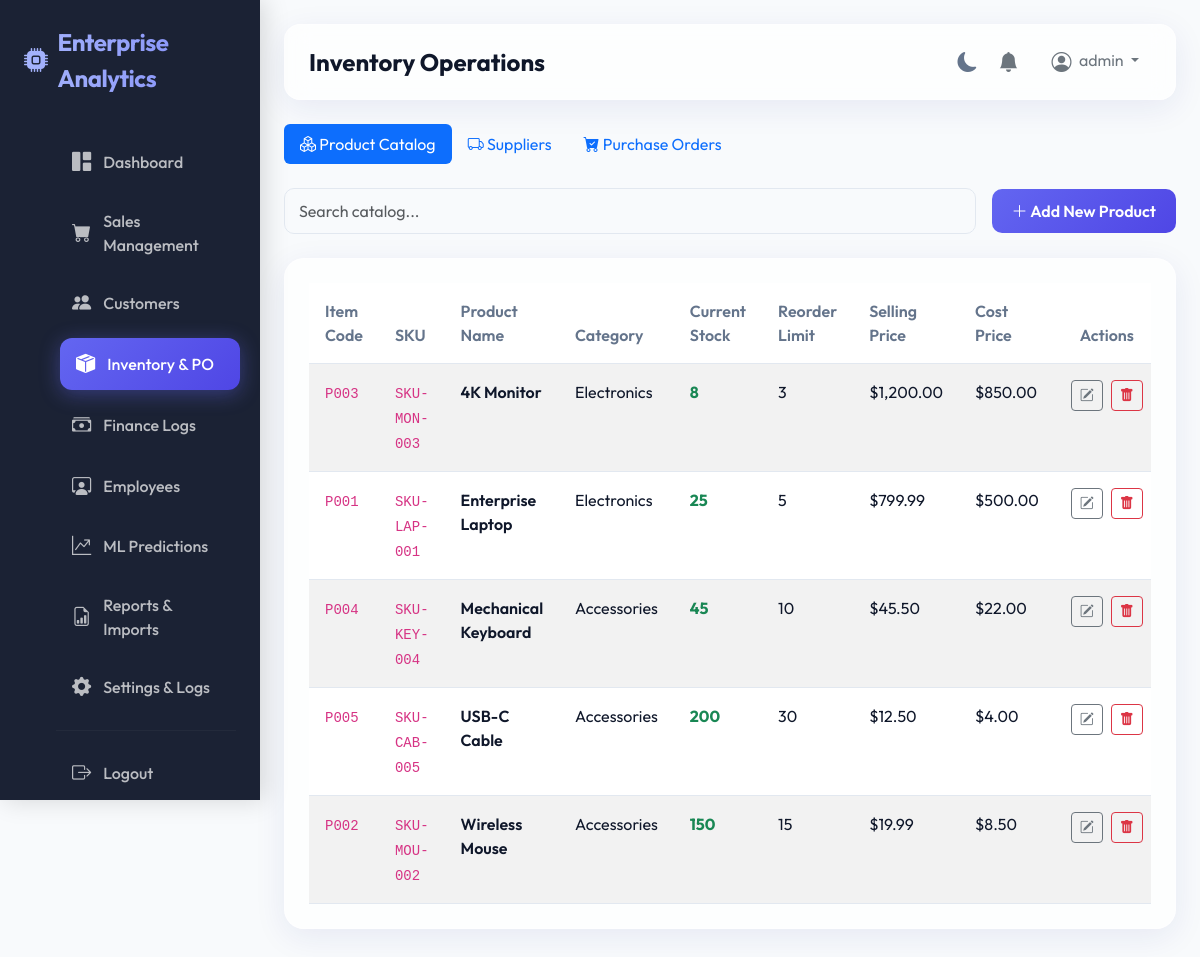
The page /inventory/ (signed in) on the database its author committed.
### models/user.py (models this page shows, shortened)
class User(db.Model, UserMixin):
    __tablename__ = 'users'
    id = db.Column(db.Integer, primary_key=True)
    username = db.Column(db.String(50), unique=True, nullable=False)
    password_hash = db.Column(db.String(255), nullable=False)
    role = db.Column(db.String(20), nullable=False, default='employee')  # admin, manager, employee
    created_at = db.Column(db.DateTime, default=datetime.utcnow)
    employee = db.relationship('Employee', back_populates='user', uselist=False)
    activity_logs = db.relationship('ActivityLog', back_populates='user')

### models/inventory.py (models this page shows, shortened)
class Product(db.Model):
    __tablename__ = 'products'
    id = db.Column(db.Integer, primary_key=True)
    product_code = db.Column(db.String(20), unique=True, nullable=False)
    sku = db.Column(db.String(50), unique=True, nullable=False)
    name = db.Column(db.String(100), nullable=False)
    category = db.Column(db.String(50), nullable=False)
    stock_level = db.Column(db.Integer, nullable=False, default=0)
    reorder_point = db.Column(db.Integer, nullable=False, default=10)
    unit_price = db.Column(db.Float, nullable=False, default=0.0)
    cost_price = db.Column(db.Float, nullable=False, default=0.0)
    supplier_id = db.Column(db.Integer, db.ForeignKey('suppliers.id'), nullable=True)
    supplier = db.relationship('Supplier', back_populates='products')
    sales_items = db.relationship('SalesItem', back_populates='product')
    purchase_items = db.relationship('PurchaseItem', back_populates='product')

### blueprints/inventory.py (the view)
@inventory_bp.route('/')
@login_required
def index():
    products = Product.query.order_by(Product.name).all()
    suppliers = Supplier.query.order_by(Supplier.name).all()
    purchase_orders = PurchaseOrder.query.order_by(PurchaseOrder.order_date.desc()).all()
    return render_template(
        'inventory.html',
        products=products,
        suppliers=suppliers,
        purchase_orders=purchase_orders
    )

### templates/inventory.html (shortened to what this page needs)
{% extends "base.html" %}
{% block page_title %}Inventory Operations{% endblock %}
{% block content %}
<div class="container-fluid px-0 animate-fade-in">
    <ul class="nav nav-pills mb-4" id="pills-tab" role="tablist">
        <li class="nav-item" role="presentation">
            <button class="nav-link active" id="products-tab" data-bs-toggle="pill" data-bs-target="#pills-products" type="button" role="tab">
                <i class="bi bi-boxes"></i> Product Catalog
            </button>
        </li>
        <li class="nav-item" role="presentation">
            <button class="nav-link" id="suppliers-tab" data-bs-toggle="pill" data-bs-target="#pills-suppliers" type="button" role="tab">
                <i class="bi bi-truck"></i> Suppliers
            </button>
        </li>
        <li class="nav-item" role="presentation">
            <button class="nav-link" id="purchase-tab" data-bs-toggle="pill" data-bs-target="#pills-purchase" type="button" role="tab">
                <i class="bi bi-cart-check-fill"></i> Purchase Orders
            </button>
        </li>
    </ul>
    <div class="tab-content" id="pills-tabContent">
        <div class="tab-pane fade show active" id="pills-products" role="tabpanel">
            <div class="d-flex justify-content-between align-items-center mb-4">
                <div class="search-wrapper flex-grow-1 max-width-400 me-3">
                    <input type="text" id="productSearchInput" class="form-control" placeholder="Search catalog..." onkeyup="searchTable('productSearchInput', 'productsTable')">
                </div>
                <button type="button" class="btn btn-primary-gradient" data-bs-toggle="modal" data-bs-target="#addProductModal">
                    <i class="bi bi-plus-lg"></i> Add New Product
                </button>
            </div>
            <div class="analytics-panel">
                <div class="table-responsive">
                    <table class="table table-hover table-striped mb-0 custom-table" id="productsTable">
                        <thead>
                            <tr>
                                <th>Item Code</th>
                                <th>SKU</th>
                                <th>Product Name</th>
                                <th>Category</th>
                                <th>Current Stock</th>
                                <th>Reorder Limit</th>
                                <th>Selling Price</th>
                                <th>Cost Price</th>
                                <th class="text-center" style="width: 150px;">Actions</th>
                            </tr>
                        </thead>
                        <tbody>
                            {% if products %}
                                {% for p in products %}
                                    <tr class="{% if p.stock_level <= p.reorder_point %}table-danger-subtle{% endif %}">
                                        <td><code>{{ p.product_code }}</code></td>
                                        <td><code>{{ p.sku }}</code></td>
                                        <td class="fw-semibold">{{ p.name }}</td>
                                        <td>{{ p.category }}</td>
                                        <td class="fw-bold {% if p.stock_level <= p.reorder_point %}text-danger{% else %}text-success{% endif %}">
                                            {{ p.stock_level }}
                                        </td>
                                        <td>{{ p.reorder_point }}</td>
                                        <td>${{ "{:,.2f}".format(p.unit_price) }}</td>
                                        <td>${{ "{:,.2f}".format(p.cost_price) }}</td>
                                        <td class="text-center">
                                            <div class="d-flex gap-2 justify-content-center">
                                                <button class="btn btn-sm btn-outline-secondary" data-bs-toggle="modal" data-bs-target="#editProductModal{{ p.id }}">
                                                    <i class="bi bi-pencil-square"></i>
                                                </button>
                                                <form action="{{ url_for('inventory.delete_product', id=p.id) }}" method="POST" onsubmit="return confirm('Delete product {{ p.name }}?');">
                                                    <button type="submit" class="btn btn-sm btn-outline-danger">
                                                        <i class="bi bi-trash-fill"></i>
                                                    </button>
                                                </form>
                                            </div>
                                        </td>
                                    </tr>
                                {% endfor %}
                            {% else %}
                                <tr>
                                    <td colspan="9" class="text-center text-muted py-5">No products found.</td>
                                </tr>
                            {% endif %}
                        </tbody>
                    </table>
                </div>
            </div>
        </div>
    </div>
</div>
{% endblock %}

### templates/base.html (shortened to what this page needs)
<!DOCTYPE html>
<html lang="en" data-theme="light">
<head>
    <link href="https://cdn.jsdelivr.net/npm/bootstrap@5.3.3/dist/css/bootstrap.min.css" rel="stylesheet">
    <link href="https://cdn.jsdelivr.net/npm/bootstrap-icons@1.11.3/font/bootstrap-icons.min.css" rel="stylesheet">
    <link href="{{ url_for('static', filename='css/style.css') }}" rel="stylesheet">
</head>
<body>
    <aside class="sidebar">
        <div class="sidebar-brand">
            <i class="bi bi-cpu-fill"></i> Enterprise Analytics
        </div>
        <ul class="sidebar-menu">
            <li class="sidebar-item">
                <a href="{{ url_for('main.dashboard') }}" class="sidebar-link {% if request.endpoint == 'main.dashboard' %}active{% endif %}">
                    <i class="bi bi-grid-1x2-fill"></i> Dashboard
                </a>
            </li>
            <li class="sidebar-item">
                <a href="{{ url_for('sales.index') }}" class="sidebar-link {% if 'sales.' in request.endpoint %}active{% endif %}">
                    <i class="bi bi-cart-fill"></i> Sales Management
                </a>
            </li>
            <li class="sidebar-item">
                <a href="{{ url_for('customers.index') }}" class="sidebar-link {% if 'customers.' in request.endpoint %}active{% endif %}">
                    <i class="bi bi-people-fill"></i> Customers
                </a>
            </li>
            <li class="sidebar-item">
                <a href="{{ url_for('inventory.index') }}" class="sidebar-link {% if 'inventory.' in request.endpoint %}active{% endif %}">
                    <i class="bi bi-box-seam-fill"></i> Inventory & PO
                </a>
            </li>
            <li class="sidebar-item">
                <a href="{{ url_for('finance.index') }}" class="sidebar-link {% if 'finance.' in request.endpoint %}active{% endif %}">
                    <i class="bi bi-cash-stack"></i> Finance Logs
                </a>
            </li>
            {% if current_user.role in ['admin', 'manager'] %}
            <li class="sidebar-item">
                <a href="{{ url_for('employees.index') }}" class="sidebar-link {% if 'employees.' in request.endpoint %}active{% endif %}">
                    <i class="bi bi-person-workspace"></i> Employees
                </a>
            </li>
            {% endif %}
            <li class="sidebar-item">
                <a href="{{ url_for('ml.index') }}" class="sidebar-link {% if 'ml.' in request.endpoint %}active{% endif %}">
                    <i class="bi bi-graph-up-arrow"></i> ML Predictions
                </a>
            </li>
            <li class="sidebar-item">
                <a href="{{ url_for('reports.index') }}" class="sidebar-link {% if 'reports.' in request.endpoint %}active{% endif %}">
                    <i class="bi bi-file-earmark-bar-graph"></i> Reports & Imports
                </a>
            </li>
            <li class="sidebar-item">
                <a href="{{ url_for('main.settings') }}" class="sidebar-link {% if request.endpoint == 'main.settings' %}active{% endif %}">
                    <i class="bi bi-gear-fill"></i> Settings & Logs
                </a>
            </li>
            <hr style="border-color: rgba(255,255,255,0.15)">
            <li class="sidebar-item">
                <a href="{{ url_for('auth.logout') }}" class="sidebar-link">
                    <i class="bi bi-box-arrow-right"></i> Logout
                </a>
            </li>
        </ul>
    </aside>
    <main class="main-wrapper">
        <header class="top-navbar">
            <h4 class="mb-0 fw-bold text-gradient">{% block page_title %}Dashboard{% endblock %}</h4>
            <div class="navbar-actions">
                <button type="button" class="theme-toggle-btn" id="themeToggleBtn">
                    <i class="bi bi-moon-fill"></i>
                </button>
                <div class="dropdown">
                    <button class="btn btn-link position-relative p-0 text-secondary" type="button" data-bs-toggle="dropdown" aria-expanded="false" onclick="markNotificationsRead()">
                        <i class="bi bi-bell-fill fs-5"></i>
                    </button>
                </div>
                <div class="dropdown">
                    <button class="btn btn-outline-secondary dropdown-toggle border-0" type="button" data-bs-toggle="dropdown" aria-expanded="false">
                        <i class="bi bi-person-circle fs-5 me-1 align-middle"></i> {{ current_user.username }}
                    </button>
                </div>
            </div>
        </header>
        {% block content %}{% endblock %}
    </main>
</body>
</html>

### static/css/style.css (style rules this page uses)
:root { --font-primary: 'Outfit', sans-serif; --bg-primary: #f8fafc; --bg-secondary: #ffffff; --bg-sidebar: rgba(15, 23, 42, 0.95); --border-color: #e2e8f0; --text-primary: #0f172a; --text-secondary: #64748b; --text-light: #f8fafc; --primary: #6366f1; --primary-gradient: linear-gradient(135deg, #6366f1 0%, #4f46e5 100%); --secondary: #10b981; --secondary-gradient: linear-gradient(135deg, #10b981 0%, #059669 100%); --accent: #f59e0b; --accent-gradient: linear-gradient(135deg, #f59e0b 0%, #d97706 100%); --danger: #ef4444; --danger-gradient: linear-gradient(135deg, #ef4444 0%, #dc2626 100%); --glass-bg: rgba(255, 255, 255, 0.7); --glass-border: rgba(255, 255, 255, 0.4); --glass-shadow: 0 8px 32px 0 rgba(31, 38, 135, 0.08); }
* { margin: 0; padding: 0; box-sizing: border-box; font-family: var(--font-primary); }
body { background-color: var(--bg-primary); color: var(--text-primary); overflow-x: hidden; transition: background-color 0.3s, color 0.3s; }
.sidebar { position: fixed; top: 0; left: 0; height: 100vh; width: 260px; background: var(--bg-sidebar); color: var(--text-light); padding: 24px; z-index: 100; transition: transform 0.3s ease-in-out; box-shadow: 4px 0 24px rgba(0, 0, 0, 0.15); }
.sidebar-brand { font-size: 1.5rem; font-weight: 700; letter-spacing: -0.5px; margin-bottom: 40px; background: linear-gradient(to right, #a5b4fc, #818cf8); -webkit-background-clip: text; -webkit-text-fill-color: transparent; display: flex; align-items: center; gap: 10px; }
.sidebar-menu { list-style: none; }
.sidebar-item { margin-bottom: 8px; }
.sidebar-link { display: flex; align-items: center; gap: 12px; padding: 12px 16px; color: rgba(255, 255, 255, 0.7); text-decoration: none; border-radius: 12px; font-weight: 500; transition: all 0.2s ease-in-out; }
.sidebar-link i { font-size: 1.2rem; }
.sidebar-link:hover, .sidebar-link.active { color: #ffffff; background: rgba(255, 255, 255, 0.1); transform: translateX(4px); }
.sidebar-link.active { background: var(--primary-gradient); box-shadow: 0 4px 20px rgba(99, 102, 241, 0.4); }
.main-wrapper { margin-left: 260px; padding: 24px; min-height: 100vh; transition: margin-left 0.3s ease-in-out; }
.top-navbar { display: flex; justify-content: space-between; align-items: center; background: var(--glass-bg); backdrop-filter: blur(12px); -webkit-backdrop-filter: blur(12px); border: 1px solid var(--glass-border); padding: 16px 24px; border-radius: 16px; box-shadow: var(--glass-shadow); margin-bottom: 24px; }
.navbar-actions { display: flex; align-items: center; gap: 20px; }
.theme-toggle-btn { background: none; border: none; color: var(--text-secondary); font-size: 1.25rem; cursor: pointer; transition: color 0.2s; }
.analytics-panel { background: var(--glass-bg); backdrop-filter: blur(12px); -webkit-backdrop-filter: blur(12px); border: 1px solid var(--glass-border); border-radius: 20px; padding: 24px; box-shadow: var(--glass-shadow); margin-bottom: 24px; }
.custom-table { width: 100%; border-collapse: collapse; }
.custom-table th { padding: 16px; text-align: left; color: var(--text-secondary); font-weight: 600; border-bottom: 1px solid var(--border-color); }
.custom-table td { padding: 16px; border-bottom: 1px solid var(--border-color); color: var(--text-primary); }
.custom-table tbody tr { transition: background-color 0.2s; }
.form-control, .form-select { background-color: var(--bg-primary) !important; border: 1px solid var(--border-color) !important; color: var(--text-primary) !important; border-radius: 10px !important; padding: 10px 14px !important; }
.btn-primary-gradient { background: var(--primary-gradient); color: #ffffff; border: none; border-radius: 10px; padding: 10px 20px; font-weight: 600; transition: all 0.2s; }
.animate-fade-in { animation: fadeInUp 0.4s ease-out forwards; }

### rows shown on the page
User: username "admin"
Product: product_code "P003", sku "SKU-MON-003", name "4K Monitor", category "Electronics", stock_level "8", reorder_point "3", unit_price "1,200.00", cost_price "850.00"
Product: product_code "P001", sku "SKU-LAP-001", name "Enterprise Laptop", category "Electronics", stock_level "25", reorder_point "5", unit_price "799.99", cost_price "500.00"
Product: product_code "P004", sku "SKU-KEY-004", name "Mechanical Keyboard", category "Accessories", stock_level "45", reorder_point "10", unit_price "45.50", cost_price "22.00"
Product: product_code "P005", sku "SKU-CAB-005", name "USB-C Cable", category "Accessories", stock_level "200", reorder_point "30", unit_price "12.50", cost_price "4.00"
Product: product_code "P002", sku "SKU-MOU-002", name "Wireless Mouse", category "Accessories", stock_level "150", reorder_point "15", unit_price "19.99", cost_price "8.50"
